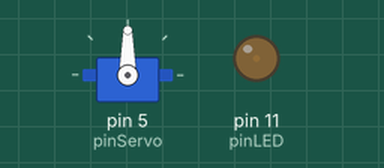
The sketch below on a simulated Arduino Uno, built with avr-gcc and run on an emulated ATmega328P. Shown: servo, output pins drawn as LEDs (lit = HIGH). Random numbers use the default seed unless the sketch sets one.

Above: at 1.1 s.
At 5.15 s:
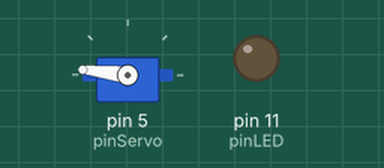
At 22.03 s:
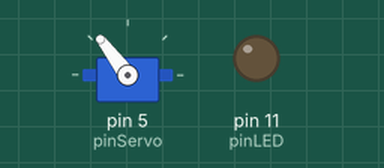
At 39.01 s:
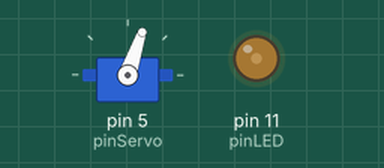
Timing chart, 0 to 40.0 s (numbered marks = the images above):
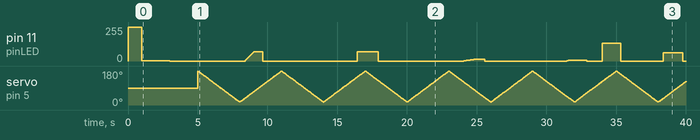

The sketch:

firefly.ino
```cpp
#include <Servo.h>

Servo Servo1;


// PWM pins are 3,5,6,9,10,11; 3 is INT, 10 & 11 are SPI.
// Servo library disables analogWrite on pins 9 and 10.  5 or 6 seem best for LED.

const int pinLED = 11;
const int pinServo = 5;
const int aSpeed = 1;
const int aBright = 2;

const long minLED = 1; //minimum LED brightness - aBright range
const long maxLED = 255; //maximum LED brightness - aBright range

const long minOff = 200; //minimum LED off time in milliseconds
const long maxOff = 7000; //maximum LED off time in milliseconds
const long minOn = 300; //minimum LED on time in milliseconds
const long maxOn = 1500; //maximum LED on time in milliseconds
const long minFade = 0; //minimum LED fade time in milliseconds
const long maxFade = 1000; //maximum LED fade time in milliseconds

const int forward = 1;
const int forward_wait = 2;
const int reverse = -1;
const int reverse_wait = -2;

long LED_current;
long LED_start_time;
long LED_start;
long LED_end_time;
long LED_end;
int LED_direction;

const long maxUS = 700; //minimum servo angle in microseconds
const long minUS = 2400; //maximum servo angle in microseconds
const long minSpeed = 3000; //minimum servo speed in milliseconds - aSpeed range
const long maxSpeed = 200; //maximum servo speed in milliseconds - aSpeed range

long servo_current;
long servo_start_time;
long servo_start;
long servo_end_time;
long servo_end;
int servo_direction;

void setup()
{
  Serial.begin(9600);

  Servo1.attach(pinServo);
  pinMode(pinLED, OUTPUT);
  pinMode(aSpeed, INPUT);
  pinMode(aBright, INPUT);

  randomSeed(analogRead(0)); //seed random number generator from floating unused analog input

  servo_direction = reverse;
  servo_current = minUS;
  servo_start = servo_current;
  servo_end = maxUS;
  servo_end_time = millis();
  //Servo1.writeMicroseconds(minUS);

  analogWrite(pinLED,maxLED);
  delay(1000);
  analogWrite(pinLED,minLED);
  delay(2000);
  analogWrite(pinLED,0);
  delay(2000);

  LED_direction = reverse;
  LED_current = 0;
  LED_end_time = millis();

  Update();

}

void loop()
{
  Update();
}

void Update()
{

  if(millis() >= LED_end_time)
  {
    if(LED_direction == forward)
    {
      LED_direction = forward_wait;
      LED_end = LED_current;
      LED_end_time = millis() + random(minOn, maxOn);
    }
    else if(LED_direction == forward_wait)
    {
      LED_direction = reverse;
      LED_end = maxLED * -1;
      LED_end_time = millis() + random(minFade, maxFade);
    }
    else if(LED_direction == reverse)
    {
      LED_direction = reverse_wait;
      LED_end = LED_current;
      LED_end_time = millis() + random(minOff, maxOff);
    }
    else if(LED_direction == reverse_wait)
    {
      LED_direction = forward;
      //LED_end = random(minLED, map(analogRead(aBright),0,255,minLED,maxLED));
      LED_end = random(minLED, maxLED);
      LED_end_time = millis() + random(minFade, maxFade);
    }

    LED_start = LED_current;
    LED_start_time = millis();
  }

   if(millis() >= servo_end_time)
  {
    if(servo_direction == forward)
    {
      servo_direction = reverse;
      servo_end = minUS;
    }
    else if(servo_direction == reverse)
    {
      servo_direction = forward;
      servo_end = maxUS;
    }

    servo_start = servo_current;

    servo_end_time = millis() + minSpeed; //map(analogRead(aSpeed),0,255,minSpeed,maxSpeed);
    servo_start_time = millis();
  }

  LED_current = map(millis(),LED_start_time, LED_end_time, LED_start, LED_end);
  if(LED_current < minLED){LED_current = 0;}

  servo_current = map(millis(),servo_start_time, servo_end_time, servo_start, servo_end);

  Servo1.writeMicroseconds(servo_current);
  analogWrite(pinLED,LED_current);

  //Debug();

}

void Debug()
{
  Serial.print(millis());Serial.print(" ");

  //Serial.print(LED_current);Serial.print(" ");
  //Serial.print(LED_end_time);Serial.print(" ");

  Serial.print(servo_current);Serial.print(" ");
  Serial.print(servo_start_time);Serial.print(" ");
  Serial.print(servo_end_time);Serial.print(" ");
  Serial.print(servo_direction);Serial.print(" ");
  Serial.print(servo_start);Serial.print(" ");
  Serial.print(servo_end);Serial.print(" ");

  Serial.println("");
  delay(100);
}
```
